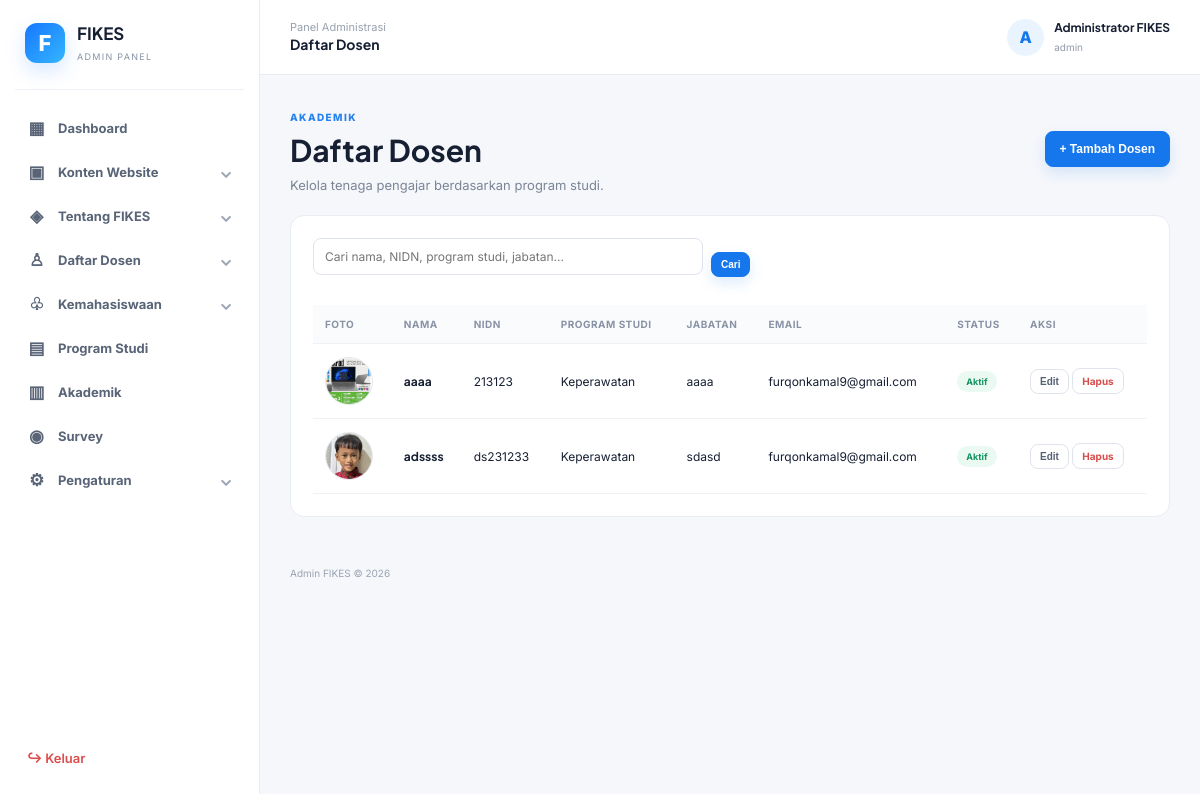
Screenshot of /admin/modules/dosen/index.php (signed in) with the database file from the repository.
### tables this page shows
CREATE TABLE `dosen` (
  `id` int(10) UNSIGNED NOT NULL,
  `nidn` varchar(30) DEFAULT NULL,
  `nama` varchar(150) NOT NULL,
  `program_studi` varchar(100) NOT NULL,
  `jabatan` varchar(100) DEFAULT NULL,
  `email` varchar(150) DEFAULT NULL,
  `foto` varchar(255) DEFAULT NULL,
  `status` enum('aktif','nonaktif') DEFAULT 'aktif',
  `created_at` timestamp NOT NULL DEFAULT current_timestamp()
);

### admin/config/auth.php (called while the page is built, shortened)
<?php
function e($value)
{
  return htmlspecialchars($value ?? '', ENT_QUOTES, 'UTF-8');
}

### admin/modules/dosen/index.php (the view, shortened to what this page needs)
<?php
require_once __DIR__ . '/../../config/auth.php';
$prodi_filter = trim($_GET['prodi'] ?? '');
$search = trim($_GET['search'] ?? '');
$per_page = 10;
$page = max(1, (int)($_GET['page'] ?? 1));
$where = [];
$params = [];
$whereSql = $where ? 'WHERE ' . implode(' AND ', $where) : '';
$offset = ($page - 1) * $per_page;
$stmt = $pdo->prepare("
    SELECT * FROM dosen
    $whereSql
    ORDER BY nama
    LIMIT $per_page OFFSET $offset
");
$stmt->execute($params);
$dosen = $stmt->fetchAll();
require __DIR__ . '/../../includes/header.php';
?>
<div class="page-head">
  <div>
    <span class="eyebrow">AKADEMIK</span>
    <h1><?= e($prodi_filter ? "Dosen " . $prodi_filter : "Daftar Dosen") ?></h1>
    <p>Kelola tenaga pengajar berdasarkan program studi.</p>
  </div>
  <button class="btn primary" onclick="tambahDosen()">+ Tambah Dosen</button>
</div>
<div class="panel table-panel">
  <div class="table-tools">
    <form method="get" class="search-form">
      <input id="search" name="search" value="<?= e($search) ?>"
        placeholder="Cari nama, NIDN, program studi, jabatan...">
      <button type="submit" class="btn small primary">Cari</button>
    </form>
  </div>
  <div class="table-wrap">
    <table id="dataTable">
      <thead>
        <tr>
          <th>Foto</th>
          <th>Nama</th>
          <th>NIDN</th>
          <th>Program Studi</th>
          <th>Jabatan</th>
          <th>Email</th>
          <th>Status</th>
          <th>Aksi</th>
        </tr>
      </thead>
      <tbody>
        <?php foreach ($dosen as $d): ?>
        <tr>
          <td>
            <?php if (!empty($d['foto'])): ?>
            <img src="../../uploads/dosen/<?= e($d['foto']) ?>" alt="Foto dosen" class="dosen-thumb">
            <?php else: ?>
            <div class="dosen-thumb dosen-placeholder">👤</div>
            <?php endif; ?>
          </td>
          <td><strong><?= e($d['nama']) ?></strong></td>
          <td><?= e($d['nidn']) ?></td>
          <td><?= e($d['program_studi']) ?></td>
          <td><?= e($d['jabatan']) ?></td>
          <td><?= e($d['email']) ?></td>
          <td>
            <span class="badge success"><?= e($d['status']) ?></span>
          </td>
          <td class="actions">
            <button class="btn small" onclick='editDosen(<?= json_encode($d) ?>)'>
              Edit
            </button>
            <a class="btn small danger-text" href="?hapus=<?= $d['id'] ?>"
              onclick="return confirm('Hapus data dosen ini?')">
              Hapus
            </a>
          </td>
        </tr>
        <?php endforeach; ?>
      </tbody>
    </table>
  </div>
</div>
<?php require __DIR__ . '/../../includes/footer.php'; ?>

### admin/assets/css/admin.css (style rules this page uses)
* { box-sizing:border-box }
body { margin:0;font-family:Inter,Arial,sans-serif;background:#f5f7fb;color:#172033 }
h1,h2,h3,strong { font-family:"Plus Jakarta Sans",Inter,sans-serif }
h1 { font-size:30px;margin:6px 0 8px }
.eyebrow { font-size:10px;font-weight:800;color:#2582ee;letter-spacing:1.4px }
.welcome p,.page-head p { color:#7b8596;font-size:13px;margin:0 }
.panel { background:#fff;border:1px solid #e8ecf3;border-radius:14px;padding:22px;margin-bottom:20px }
.page-head { display:flex;justify-content:space-between;align-items:center;margin-bottom:22px }
.btn { display:inline-flex;align-items:center;justify-content:center;border:1px solid #dfe4ec;background:#fff;color:#566174;border-radius:8px;padding:10px 14px;font-size:12px;font-weight:700;text-decoration:none;cursor:pointer }
.btn.primary { background:#1677ed;color:#fff;border-color:#1677ed;box-shadow:0 6px 14px #1677ed24 }
.btn.small { padding:6px 9px;font-size:10px }
.danger-text { color:#d84b4b }
.table-tools { margin-bottom:15px }
.table-tools input { max-width:390px }
.table-wrap { overflow:auto }
table { width:100%;border-collapse:collapse;font-size:12px }
th { text-align:left;color:#8993a5;font-size:10px;text-transform:uppercase;letter-spacing:.5px;background:#fafbfd }
th,td { padding:13px 12px;border-bottom:1px solid #eef1f5;white-space:nowrap }
.badge { display:inline-block;padding:5px 9px;border-radius:20px;background:#f1f4f8;color:#687386;font-size:9px;font-weight:700;text-transform:capitalize }
.badge.success { background:#eafaf2;color:#159363 }
input,select,textarea { width:100%;font:inherit;border:1px solid #dfe4ec;border-radius:8px;padding:10px 11px;font-size:12px;color:#273246;background:#fff;margin-bottom:15px;outline:none }

### admin/modules/dosen/index.php (style rules this page uses)
.dosen-thumb { width: 48px; height: 48px; border-radius: 50%; object-fit: cover; display: block; border: 1px solid #e3e8ef; }
.search-form { display: flex; align-items: center; gap: 8px; width: 100%; }
.search-form input { flex: 1; }

### rows the page displays
dosen: foto (picture), nama "aaaa", nidn "213123", program_studi "Keperawatan", jabatan "aaaa", email "furqonkamal9@gmail.com", status "Aktif"
dosen: foto (picture), nama "adssss", nidn "ds231233", program_studi "Keperawatan", jabatan "sdasd", email "furqonkamal9@gmail.com", status "Aktif"

### other values shown
$page_title "Daftar Dosen"
substr($_SESSION['admin_nama'], 0, 1) "A"
$_SESSION['admin_nama'] "Administrator FIKES"
$_SESSION['admin_role'] "admin"
$prodi_filter ? "Dosen " . $prodi_filter : "Daftar Dosen" "Daftar Dosen"
